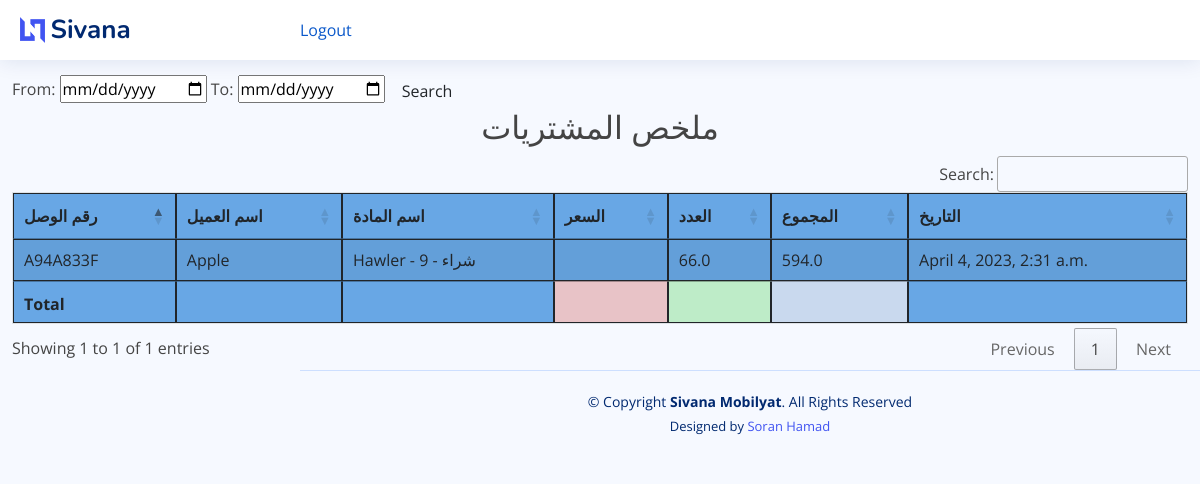
Page /purchase_report on the earlier database version.
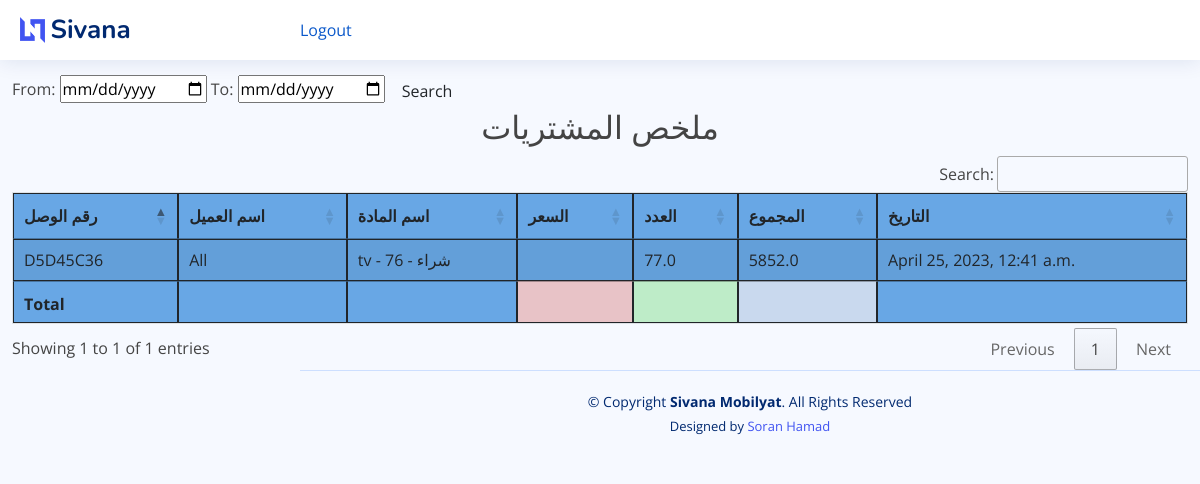
Same page on the later database version.
### mobilyat/models.py (models this page shows, shortened)
class PurchaseItem(models.Model):
    purchase_invoice = models.ForeignKey(Purchase, on_delete=models.CASCADE)
    item = models.ForeignKey(Item, on_delete=models.CASCADE)
    qty = models.FloatField(validators=[MinValueValidator(0.01)],default=0)
    total_amt = models.FloatField(validators=[MinValueValidator(0.01)],default=0,editable=False)
    pur_date = models.DateTimeField(auto_now_add=True)
    note = models.CharField(max_length=100, blank=True)
    class Meta:
        verbose_name_plural = '9. Purchased Item'

class Purchase(models.Model):
    invoice_number = models.CharField(max_length=8, unique=True, editable=False)
    vendor = models.ForeignKey(Vendor, on_delete=models.CASCADE)
    date = models.DateTimeField()
    class Meta:
        verbose_name_plural = '8. زیادکردن بۆ کۆگا'

class Vendor(models.Model):
    full_name = models.CharField(max_length=50)
    address = models.TextField(blank=True)
    mobile = models.CharField(max_length=15, blank=True)
    status = models.BooleanField(default=False, blank=True)
    note = models.TextField(blank=True)
    class Meta:
        verbose_name_plural = '1. کۆمپانیاکان'
    def __str__(self):
        return self.full_name

class Item(models.Model):
    PRICELIST = (
        ('مفرد', 'مفرد'),
        ('جملة', 'جملة'),
        ('شراء', 'شراء'),
        ('قسط', 'قسط'),
    )
    name = models.CharField(max_length=255)
    price = models.PositiveIntegerField(default=1)
    price_list = models.CharField(max_length=8, choices=PRICELIST, default='مفرد')
    class Meta:
        verbose_name_plural = 'مواد'
    def __str__(self):
        return f"{self.name} - {self.price} - {self.price_list}"

### mobilyat/views.py (the view)
# urls.py: path('purchase_report', views.purchase_report, name="purchase_report"),
def purchase_report(request):
    p_reports = PurchaseItem.objects.select_related()
    myFilter = Purchase_Filter(request.GET, queryset=p_reports)
    p_reports = myFilter.qs
    context = {'p_reports': p_reports, 'myFilter': myFilter}
    return render(request, 'mobilyat/reports/purchase_report.html', context)

### mobilyat/templates/mobilyat/reports/purchase_report.html (shortened to what this page needs)
{% extends 'mobilyat/base.html' %}
{% block content %}
    <br>
    <br> <br>
    <form class="form-a">
        From: <input type="date" value={{ myFilter.form.max_date }}</input>
        To: <input type="date" value={{ myFilter.form.min_date }}</input>
        <button type="submit" class="btn btn-b">Search</button>
    </form>
    <h2 class="text-center"> ملخص المشتريات </h2>
    <table id="example3" class="table table-striped" style="background-color: #68a7e5">
        <thead>
        <tr>
            <th>رقم الوصل</th>
            <th>اسم العميل</th>
            <th>اسم المادة</th>
            <th>السعر</th>
            <th>العدد</th>
            <th>المجموع</th>
            <th>التاريخ</th>
        </tr>
        </thead>
        <tbody>
        {% for i in  p_reports %}
            <tr>
                <td>{{ i.purchase_invoice.invoice_number }}</td>
                <td>{{ i.purchase_invoice.vendor }}</td>
                <td>{{ i.item }}</td>
                <td>{{ i.item_price }}</td>
                <td>{{ i.qty }}</td>
                <td>{{ i.total_amt }}</td>
                <td>{{ i.pur_date }}</td>
            </tr>
        {% endfor %}
        </tbody>
        <tfoot>
        <th></th>
        <th></th>
   <th></th>
        <th style="background-color: #e8c3c7"></th>
        <th style="background-color: #beecc8"></th>
        <th style="background-color: #c9d9ee"></th>
        <th></th>
        </tfoot>
    </table>
{% endblock %}

### mobilyat/templates/mobilyat/base.html (shortened to what this page needs)
{% load static %}
<!DOCTYPE html>
<html lang="en">
{% include 'mobilyat/head.html' %}
<body>
<header id="header" class="header fixed-top d-flex align-items-center">
    <div class="d-flex align-items-center justify-content-between">
        <a href="{% url 'index' %}" class="logo d-flex align-items-center">
            <img src="{% static 'mobilyat/assets/img/logo.png' %}" alt="">
            <span class="d-none d-lg-block">Sivana</span>
        </a>
    </div>
    <a style="color: #0a58ca" href="{% url 'logout' %}">Logout</a>
</header>
<div class=" container-fluid">
    {% block content %}
    {% endblock %}
</div>
{% include 'mobilyat/footer.html' %}
<link rel="stylesheet" type="text/css" href="https://cdn.datatables.net/1.11.5/css/jquery.dataTables.css">
</body>
</html>

### mobilyat/templates/mobilyat/head.html (shortened to what this page needs)
{% load static %}
<head>
    <link href="{% static 'mobilyat/assets/vendor/bootstrap/css/bootstrap.min.css' %}" rel="stylesheet">
    <link href="{% static 'mobilyat/assets/vendor/bootstrap-icons/bootstrap-icons.css' %}" rel="stylesheet">
    <link href="{% static 'mobilyat/assets/vendor/boxicons/css/boxicons.min.css' %}" rel="stylesheet">
    <link href="{% static 'mobilyat/assets/vendor/quill/quill.snow.css' %}" rel="stylesheet">
    <link href="{% static 'mobilyat/assets/vendor/quill/quill.bubble.css' %}" rel="stylesheet">
    <link href="{% static 'mobilyat/assets/vendor/remixicon/remixicon.css' %}" rel="stylesheet">
    <link href="{% static 'mobilyat/assets/vendor/simple-datatables/style.css' %}" rel="stylesheet">
    <link href="{% static 'mobilyat/assets/css/style.css' %}" rel="stylesheet">
    <link rel="stylesheet" type="text/css" href="https://cdn.datatables.net/1.12.1/css/jquery.dataTables.min.css">
    <link rel="stylesheet" type="text/css" href="https://cdn.datatables.net/datetime/1.1.2/css/dataTables.dateTime.min.css">
</head>

### mobilyat/templates/mobilyat/footer.html
<footer id="footer" class="footer">
    <div class="copyright">
        &copy; Copyright <strong><span>Sivana Mobilyat</span></strong>. All Rights Reserved
    </div>
    <div class="credits">
        Designed by <a href="#">Soran Hamad</a>
    </div>
</footer>

### static/mobilyat/assets/css/style.css (style rules this page uses)
:root { scroll-behavior: smooth; }
body { font-family: "Open Sans", sans-serif; background: #f6f9ff; color: #444444; }
a { color: #4154f1; text-decoration: none; }
h1, h2, h3, h4, h5, h6 { font-family: "Nunito", sans-serif; }
.logo { line-height: 1; }
@media (min-width: 1200px) { .logo { width: 280px; } }
.logo img { max-height: 26px; margin-right: 6px; }
.logo span { font-size: 26px; font-weight: 700; color: #012970; font-family: "Nunito", sans-serif; }
.header { transition: all 0.5s; z-index: 997; height: 60px; box-shadow: 0px 2px 20px rgba(1, 41, 112, 0.1); background-color: #fff; padding-left: 20px; }
@media (min-width: 1200px) { #main, #footer { margin-left: 300px; } }
.footer { padding: 20px 0; font-size: 14px; transition: all 0.3s; border-top: 1px solid #cddfff; }
.footer .copyright { text-align: center; color: #012970; }
.footer .credits { padding-top: 5px; text-align: center; font-size: 13px; color: #012970; }

Differences in the rows shown:
removed PurchaseItem: purchase_invoice.invoice_number "A94A833F", purchase_invoice.vendor "Apple", item "Hawler - 9 - شراء", qty "66.0", total_amt "594.0", pur_date "April 4, 2023, 2:31 a.m."
added PurchaseItem: purchase_invoice.invoice_number "D5D45C36", purchase_invoice.vendor "All", item "tv - 76 - شراء", qty "77.0", total_amt "5852.0", pur_date "April 25, 2023, 12:41 a.m."
